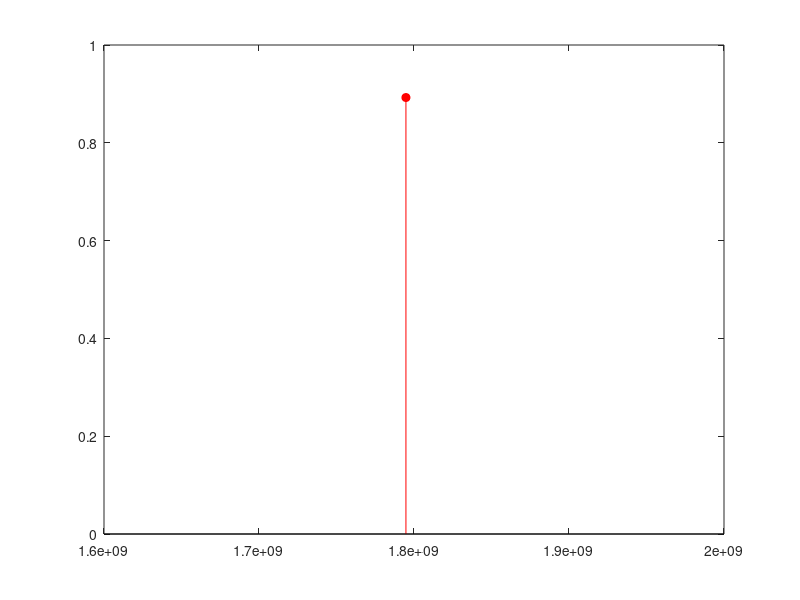

Recreate this plot in MATLAB. (Note: this script raises an error after producing the figure.)
xref = sin(2*pi*0.3*time);

stem(time, xref, 'r', 'filled');
hold on
stem(time, x1, 'b', 'filled');
xlabel('Time');
ylabel('Values');
title('Reference input and State x1');
legend('Reference', 'State x1');
grid on

figure;
stem(time, control, 'b', 'filled');
xlabel('Time');
ylabel('Values');
title('Control Input');
grid on

figure;
stem(time, (xref - x1), 'r', 'filled');
xlabel('Time');
ylabel('Values');
title('Tracking Error');
grid on